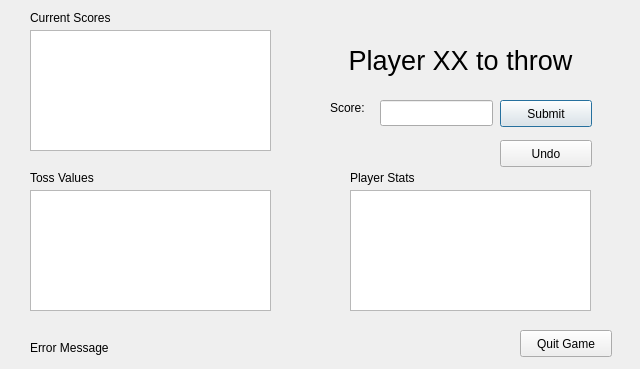
<?xml version="1.0" encoding="UTF-8"?>
<ui version="4.0">
 <class>Dialog</class>
 <widget class="QDialog" name="Dialog">
  <property name="geometry">
   <rect>
    <x>0</x>
    <y>0</y>
    <width>640</width>
    <height>369</height>
   </rect>
  </property>
  <property name="windowTitle">
   <string>Dialog</string>
  </property>
  <widget class="QLabel" name="label_scores">
   <property name="geometry">
    <rect>
     <x>30</x>
     <y>10</y>
     <width>221</width>
     <height>16</height>
    </rect>
   </property>
   <property name="text">
    <string>Current Scores</string>
   </property>
  </widget>
  <widget class="QLabel" name="label_error">
   <property name="geometry">
    <rect>
     <x>30</x>
     <y>340</y>
     <width>591</width>
     <height>16</height>
    </rect>
   </property>
   <property name="text">
    <string>Error Message</string>
   </property>
  </widget>
  <widget class="QLabel" name="label_player">
   <property name="geometry">
    <rect>
     <x>310</x>
     <y>40</y>
     <width>301</width>
     <height>41</height>
    </rect>
   </property>
   <property name="font">
    <font>
     <pointsize>20</pointsize>
    </font>
   </property>
   <property name="text">
    <string>Player XX to throw</string>
   </property>
   <property name="alignment">
    <set>Qt::AlignCenter</set>
   </property>
  </widget>
  <widget class="QLabel" name="label_input">
   <property name="geometry">
    <rect>
     <x>330</x>
     <y>100</y>
     <width>62</width>
     <height>16</height>
    </rect>
   </property>
   <property name="text">
    <string>Score:</string>
   </property>
  </widget>
  <widget class="QLineEdit" name="inputField">
   <property name="geometry">
    <rect>
     <x>380</x>
     <y>100</y>
     <width>113</width>
     <height>26</height>
    </rect>
   </property>
  </widget>
  <widget class="QPushButton" name="submit">
   <property name="geometry">
    <rect>
     <x>500</x>
     <y>100</y>
     <width>92</width>
     <height>27</height>
    </rect>
   </property>
   <property name="text">
    <string>Submit</string>
   </property>
  </widget>
  <widget class="QPushButton" name="quit">
   <property name="geometry">
    <rect>
     <x>520</x>
     <y>330</y>
     <width>92</width>
     <height>27</height>
    </rect>
   </property>
   <property name="text">
    <string>Quit Game</string>
   </property>
  </widget>
  <widget class="QLabel" name="label_toss">
   <property name="geometry">
    <rect>
     <x>30</x>
     <y>170</y>
     <width>221</width>
     <height>16</height>
    </rect>
   </property>
   <property name="text">
    <string>Toss Values</string>
   </property>
  </widget>
  <widget class="QLabel" name="label_stats">
   <property name="geometry">
    <rect>
     <x>350</x>
     <y>170</y>
     <width>221</width>
     <height>16</height>
    </rect>
   </property>
   <property name="text">
    <string>Player Stats</string>
   </property>
  </widget>
  <widget class="QTextBrowser" name="text_scores">
   <property name="geometry">
    <rect>
     <x>30</x>
     <y>30</y>
     <width>241</width>
     <height>121</height>
    </rect>
   </property>
  </widget>
  <widget class="QTextBrowser" name="text_toss">
   <property name="geometry">
    <rect>
     <x>30</x>
     <y>190</y>
     <width>241</width>
     <height>121</height>
    </rect>
   </property>
  </widget>
  <widget class="QTextBrowser" name="text_stats">
   <property name="geometry">
    <rect>
     <x>350</x>
     <y>190</y>
     <width>241</width>
     <height>121</height>
    </rect>
   </property>
  </widget>
  <widget class="QPushButton" name="undo">
   <property name="geometry">
    <rect>
     <x>500</x>
     <y>140</y>
     <width>92</width>
     <height>27</height>
    </rect>
   </property>
   <property name="text">
    <string>Undo</string>
   </property>
  </widget>
 </widget>
 <resources/>
 <connections/>
</ui>
